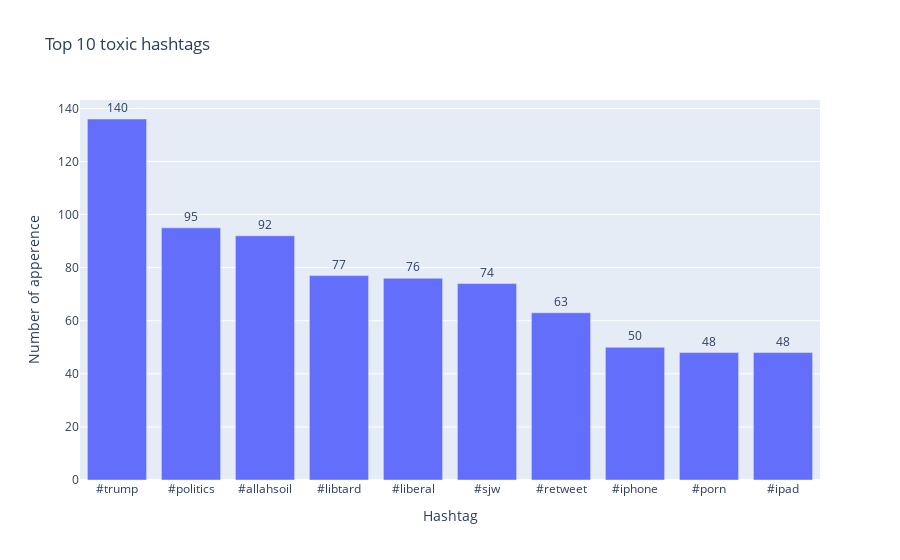

The notebook cell saved with this chart:
### Code cell
words= df[df['Toxicity']==1]['tweet'].apply(lambda x : re.findall('#[a-zA-Z_0-9]+', x))
word={'words':[]}
for group in words:
    for d in group:
        if len(re.findall('#[0-9]+',d)) == 0:#filter hashtags which are all numbers (e.g. #198473)
            word['words'].append(d)
data=pd.DataFrame(word).value_counts()[:10]
fig = go.Figure([go.Bar(x=data.index.get_level_values(0), y=data.values, text=data.values)])
fig.update_traces(texttemplate='%{text:.2s}', textposition='outside')
fig.update_layout(uniformtext_minsize=8, uniformtext_mode='hide', title='Top 10 toxic hashtags',
                 xaxis_title='Hashtag', yaxis_title='Number of apperence')
fig.show()

### Figure 1 — Plotly figure (JSON) as saved in the notebook; plotly's stock layout.template omitted (floating-point values rounded to 4 significant figures)
{"data": [{"text": [136, 95, 92, 77, 76, 74, 63, 50, 48, 48], "textposition": "outside", "texttemplate": "%{text:.2s}", "type": "bar", "x": ["#trump", "#politics", "#allahsoil", "#libtard", "#liberal", "#sjw", "#retweet", "#iphone", "#porn", "#ipad"], "y": [136, 95, 92, 77, 76, 74, 63, 50, 48, 48]}], "layout": {"title": {"text": "Top 10 toxic hashtags"}, "uniformtext": {"minsize": 8, "mode": "hide"}, "xaxis": {"title": {"text": "Hashtag"}}, "yaxis": {"title": {"text": "Number of apperence"}}}}
